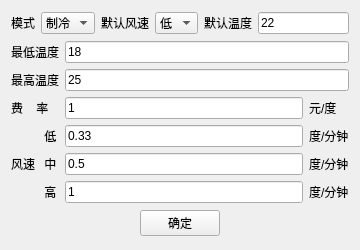
<?xml version="1.0" encoding="UTF-8"?>
<ui version="4.0">
 <class>SetWidget</class>
 <widget class="QWidget" name="SetWidget">
  <property name="geometry">
   <rect>
    <x>0</x>
    <y>0</y>
    <width>360</width>
    <height>250</height>
   </rect>
  </property>
  <property name="minimumSize">
   <size>
    <width>360</width>
    <height>250</height>
   </size>
  </property>
  <property name="maximumSize">
   <size>
    <width>360</width>
    <height>250</height>
   </size>
  </property>
  <property name="windowTitle">
   <string>设置空调参数</string>
  </property>
  <layout class="QVBoxLayout" name="verticalLayout">
   <item>
    <layout class="QHBoxLayout" name="horizontalLayout_7">
     <item>
      <layout class="QHBoxLayout" name="horizontalLayout_2">
       <item>
        <widget class="QLabel" name="Modelabel">
         <property name="text">
          <string>模式</string>
         </property>
        </widget>
       </item>
       <item>
        <widget class="QComboBox" name="ModecomboBox">
         <item>
          <property name="text">
           <string>制冷</string>
          </property>
         </item>
         <item>
          <property name="text">
           <string>制热</string>
          </property>
         </item>
        </widget>
       </item>
      </layout>
     </item>
     <item>
      <layout class="QHBoxLayout" name="horizontalLayout_3">
       <item>
        <widget class="QLabel" name="DefaultFanlabel">
         <property name="text">
          <string>默认风速</string>
         </property>
        </widget>
       </item>
       <item>
        <widget class="QComboBox" name="DefaultFanBox">
         <item>
          <property name="text">
           <string>低</string>
          </property>
         </item>
         <item>
          <property name="text">
           <string>中</string>
          </property>
         </item>
         <item>
          <property name="text">
           <string>高</string>
          </property>
         </item>
        </widget>
       </item>
      </layout>
     </item>
     <item>
      <layout class="QHBoxLayout" name="horizontalLayout_5">
       <item>
        <widget class="QLabel" name="DefaultTemplabel">
         <property name="text">
          <string>默认温度</string>
         </property>
         <property name="alignment">
          <set>Qt::AlignCenter</set>
         </property>
        </widget>
       </item>
       <item>
        <widget class="QLineEdit" name="DefaultTempEdit">
         <property name="text">
          <string>22</string>
         </property>
        </widget>
       </item>
      </layout>
     </item>
    </layout>
   </item>
   <item>
    <layout class="QGridLayout" name="gridLayout">
     <item row="0" column="0" colspan="2">
      <widget class="QLabel" name="TempLowlabel">
       <property name="text">
        <string>最低温度</string>
       </property>
       <property name="alignment">
        <set>Qt::AlignCenter</set>
       </property>
      </widget>
     </item>
     <item row="0" column="2" colspan="2">
      <widget class="QLineEdit" name="TempLowEdit">
       <property name="text">
        <string>18</string>
       </property>
      </widget>
     </item>
     <item row="1" column="0" colspan="2">
      <widget class="QLabel" name="TempHighlabel">
       <property name="text">
        <string>最高温度</string>
       </property>
       <property name="alignment">
        <set>Qt::AlignCenter</set>
       </property>
      </widget>
     </item>
     <item row="1" column="2" colspan="2">
      <widget class="QLineEdit" name="TempHighEdit">
       <property name="text">
        <string>25</string>
       </property>
      </widget>
     </item>
     <item row="2" column="0" colspan="2">
      <widget class="QLabel" name="FeeLlabel">
       <property name="text">
        <string>费    率</string>
       </property>
      </widget>
     </item>
     <item row="2" column="2">
      <widget class="QLineEdit" name="FeeLEdit">
       <property name="text">
        <string>1</string>
       </property>
      </widget>
     </item>
     <item row="2" column="3">
      <widget class="QLabel" name="label_5">
       <property name="text">
        <string>元/度</string>
       </property>
      </widget>
     </item>
     <item row="3" column="0" rowspan="3">
      <widget class="QLabel" name="label">
       <property name="text">
        <string>风速</string>
       </property>
       <property name="alignment">
        <set>Qt::AlignLeading|Qt::AlignLeft|Qt::AlignVCenter</set>
       </property>
      </widget>
     </item>
     <item row="3" column="1">
      <widget class="QLabel" name="label_6">
       <property name="text">
        <string> 低</string>
       </property>
      </widget>
     </item>
     <item row="3" column="2">
      <widget class="QLineEdit" name="FanLEdit">
       <property name="text">
        <string>0.33</string>
       </property>
      </widget>
     </item>
     <item row="3" column="3">
      <widget class="QLabel" name="label_2">
       <property name="text">
        <string>度/分钟</string>
       </property>
      </widget>
     </item>
     <item row="4" column="1">
      <widget class="QLabel" name="label_7">
       <property name="text">
        <string> 中</string>
       </property>
      </widget>
     </item>
     <item row="4" column="2">
      <widget class="QLineEdit" name="FanMEdit">
       <property name="text">
        <string>0.5</string>
       </property>
      </widget>
     </item>
     <item row="4" column="3">
      <widget class="QLabel" name="label_3">
       <property name="text">
        <string>度/分钟</string>
       </property>
      </widget>
     </item>
     <item row="5" column="1">
      <widget class="QLabel" name="label_8">
       <property name="text">
        <string> 高</string>
       </property>
      </widget>
     </item>
     <item row="5" column="2">
      <widget class="QLineEdit" name="FanHEdit">
       <property name="text">
        <string>1</string>
       </property>
      </widget>
     </item>
     <item row="5" column="3">
      <widget class="QLabel" name="label_4">
       <property name="text">
        <string>度/分钟</string>
       </property>
      </widget>
     </item>
    </layout>
   </item>
   <item>
    <layout class="QHBoxLayout" name="horizontalLayout_9">
     <item>
      <spacer name="horizontalSpacer_2">
       <property name="orientation">
        <enum>Qt::Horizontal</enum>
       </property>
       <property name="sizeHint" stdset="0">
        <size>
         <width>40</width>
         <height>20</height>
        </size>
       </property>
      </spacer>
     </item>
     <item>
      <widget class="QPushButton" name="SetConfirmButton">
       <property name="text">
        <string>确定</string>
       </property>
      </widget>
     </item>
     <item>
      <spacer name="horizontalSpacer_3">
       <property name="orientation">
        <enum>Qt::Horizontal</enum>
       </property>
       <property name="sizeHint" stdset="0">
        <size>
         <width>40</width>
         <height>20</height>
        </size>
       </property>
      </spacer>
     </item>
    </layout>
   </item>
  </layout>
 </widget>
 <resources/>
 <connections/>
</ui>
